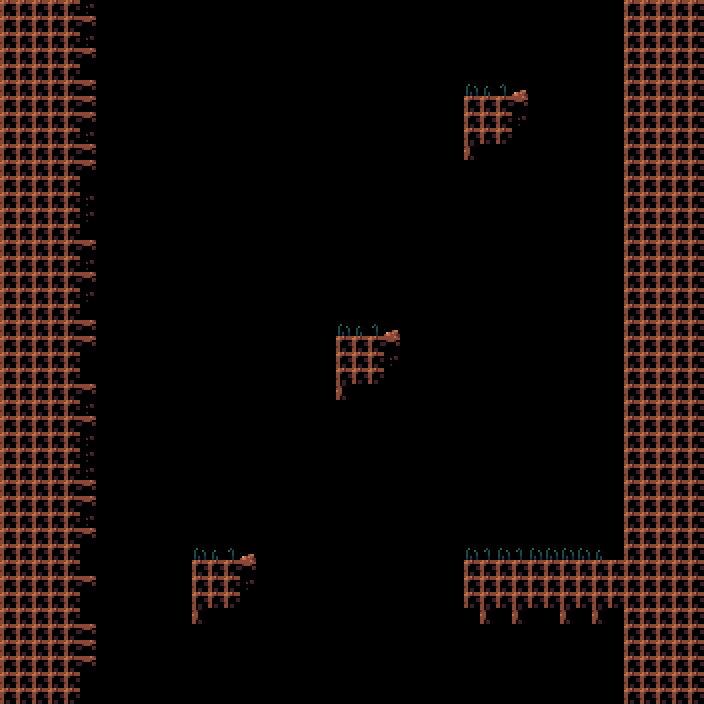

This game map was drawn from its Tiled (.tmx) file and the tilesets committed beside it. A one-line description and the trimmed map source follow:
An orthogonal 44x44 tile map with 16x16 px tiles, 4 tile layers (wall, coins, spikes, spawns).

<map version="1.5" tiledversion="1.7.2" orientation="orthogonal" renderorder="right-down" width="44" height="44" tilewidth="16" tileheight="16" infinite="0" nextlayerid="7" nextobjectid="1">
 <tileset firstgid="1" source="../tilesets/tiles.tsx" />
 <layer id="1" name="wall" width="44" height="44">
  <data>[1936 cells, 653 non-empty, 19 distinct tile ids]</data>
 </layer>
 <layer id="5" name="coins" width="44" height="44">
  <data>[1936 cells, 0 non-empty, 0 distinct tile ids]</data>
 </layer>
 <layer id="6" name="spikes" width="44" height="44">
  <data>[1936 cells, 0 non-empty, 0 distinct tile ids]</data>
 </layer>
 <layer id="4" name="spawns" width="44" height="44">
  <data>[1936 cells, 0 non-empty, 0 distinct tile ids]</data>
 </layer>
</map>